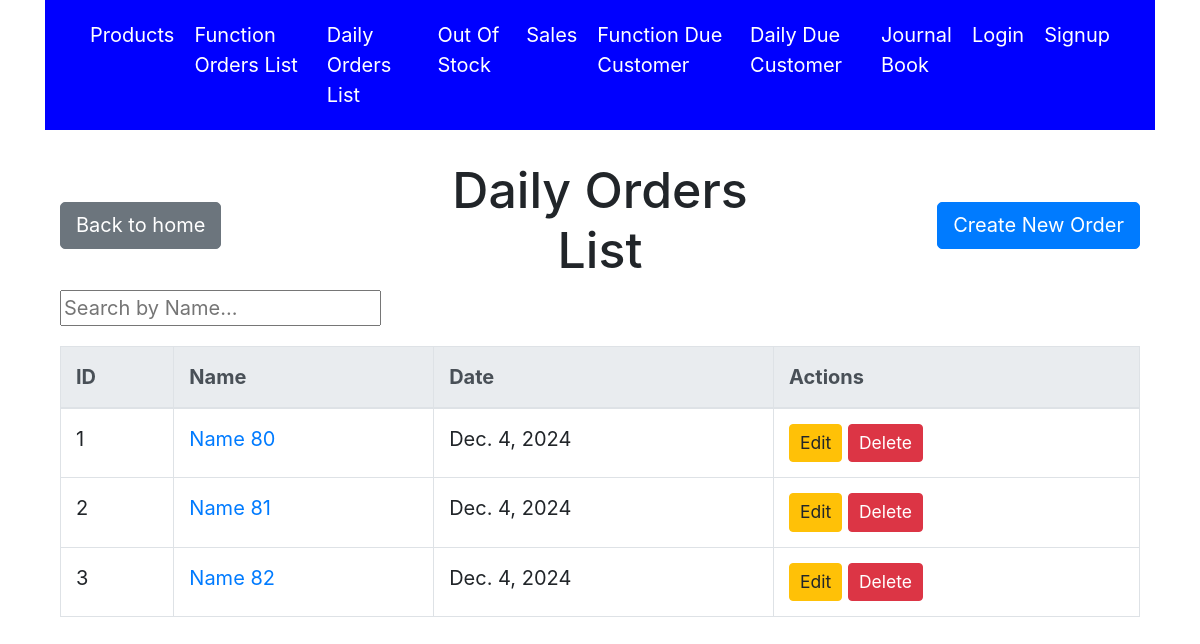
The app's page /orders/, older data.
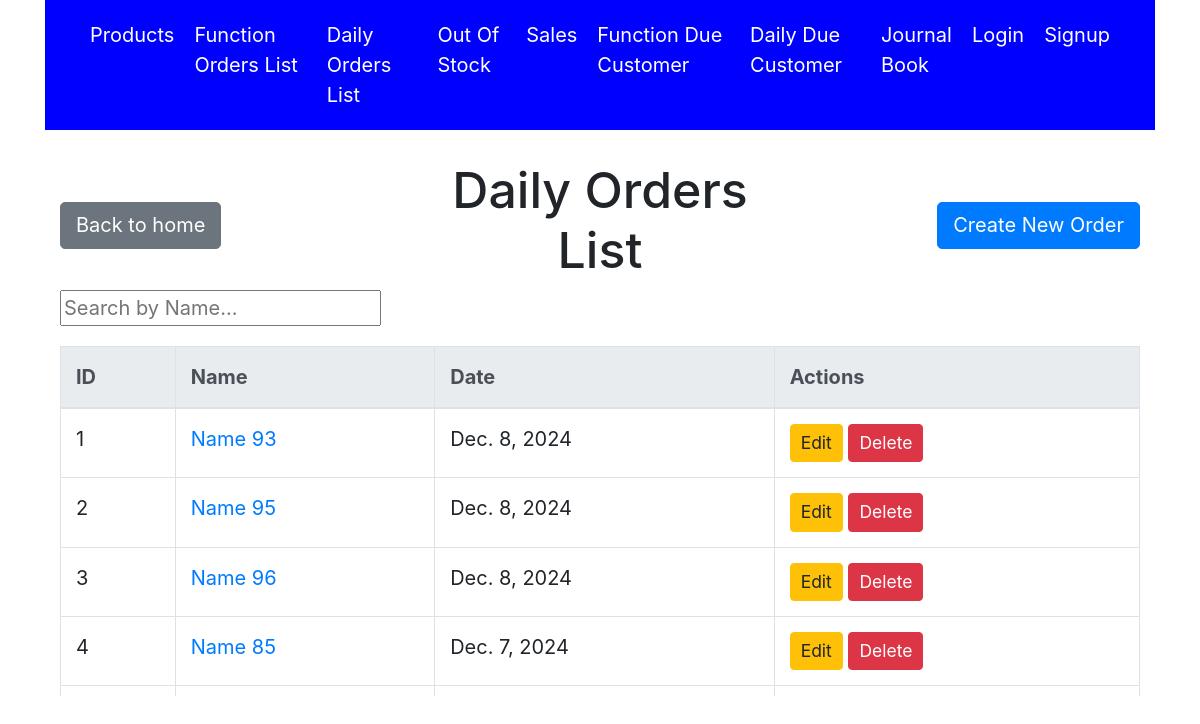
The same page, newer data.
### accounts/models.py (models this page shows, shortened)
class Orders(models.Model):
    name = models.CharField(max_length=255)
    date = models.DateField(default=timezone.now)
    is_function = models.BooleanField(default=True)

### accounts/views.py (the view)
# urls.py: path('orders/', views.orders_list, name='orders_list'),
def orders_list(request):
    orders = Orders.objects.filter(is_function=False).order_by('-date')  # '-' before 'date' indicates descending order
    query = request.GET.get('q', '')  # Get the search query from GET parameters
    if query:
        orders_list = Orders.objects.filter(name__istartswith=query).order_by('name')  # Filter by query
    else:
        orders_list = Orders.objects.all().order_by('name')  # Get all products if no query
    return render(request, 'orders_list.html', {'orders': orders, 'orders_list' : orders_list})

### accounts/templates/orders_list.html (shortened to what this page needs)
{% extends 'base.html' %}
{% block content %}
<head>
    <link rel="stylesheet" href="https://maxcdn.bootstrapcdn.com/bootstrap/4.5.2/css/bootstrap.min.css">
</head>
<body class="container">
    <div class="row align-items-center mt-4">
        <div class="col text-left">
            <a href="{% url 'home' %}" class="btn btn-secondary">Back to home</a>
        </div>
        <div class="col text-center">
            <h1>Daily Orders List</h1>
        </div>
        <div class="col text-right">
            <a href="{% url 'orders_create' %}?is_function=false" class="btn btn-primary">Create New Order</a>
        </div>
    </div>
    <div class="search-form mb-3">
        <input type="text" id="productSearch" placeholder="Search by Name..." onkeyup="searchProducts()">
    </div>
    <div class="table-wrapper">
        <table class="table table-bordered">
            <thead class="thead-light">
                <tr>
                    <th>ID</th>
                    <th>Name</th>
                    <th>Date</th>
                    <th>Actions</th>
                </tr>
            </thead>
            <tbody id="ordersTableBody">
                {% for order in orders %}
                    <tr class="order-item">
                        <td>{{ forloop.counter }}</td>
                        <td><a href="{% url 'orders_detail' order.id %}">{{ order.name }}</a></td>
                        <td>{{ order.date }}</td>
                        <td>
                            <a href="{% url 'orders_update' order.id %}" class="btn btn-warning btn-sm">Edit</a>
                            <form action="{% url 'orders_delete' order.id %}" method="POST" style="display:inline;">
                                <button type="submit" class="btn btn-danger btn-sm">Delete</button>
                            </form>
                        </td>
                    </tr>
                {% endfor %}
            </tbody>
        </table>
    </div>
</body>
{% endblock %}

Row changes from the older to the newer data that the page shows:
no longer on this page (row unchanged): Orders: name "Name 80", date "Dec. 4, 2024"
no longer on this page (row unchanged): Orders: name "Name 81", date "Dec. 4, 2024"
no longer on this page (row unchanged): Orders: name "Name 82", date "Dec. 4, 2024"
added Orders: name "Name 93", date "Dec. 8, 2024"
added Orders: name "Name 95", date "Dec. 8, 2024"
added Orders: name "Name 96", date "Dec. 8, 2024"
added Orders: name "Name 85", date "Dec. 7, 2024"
